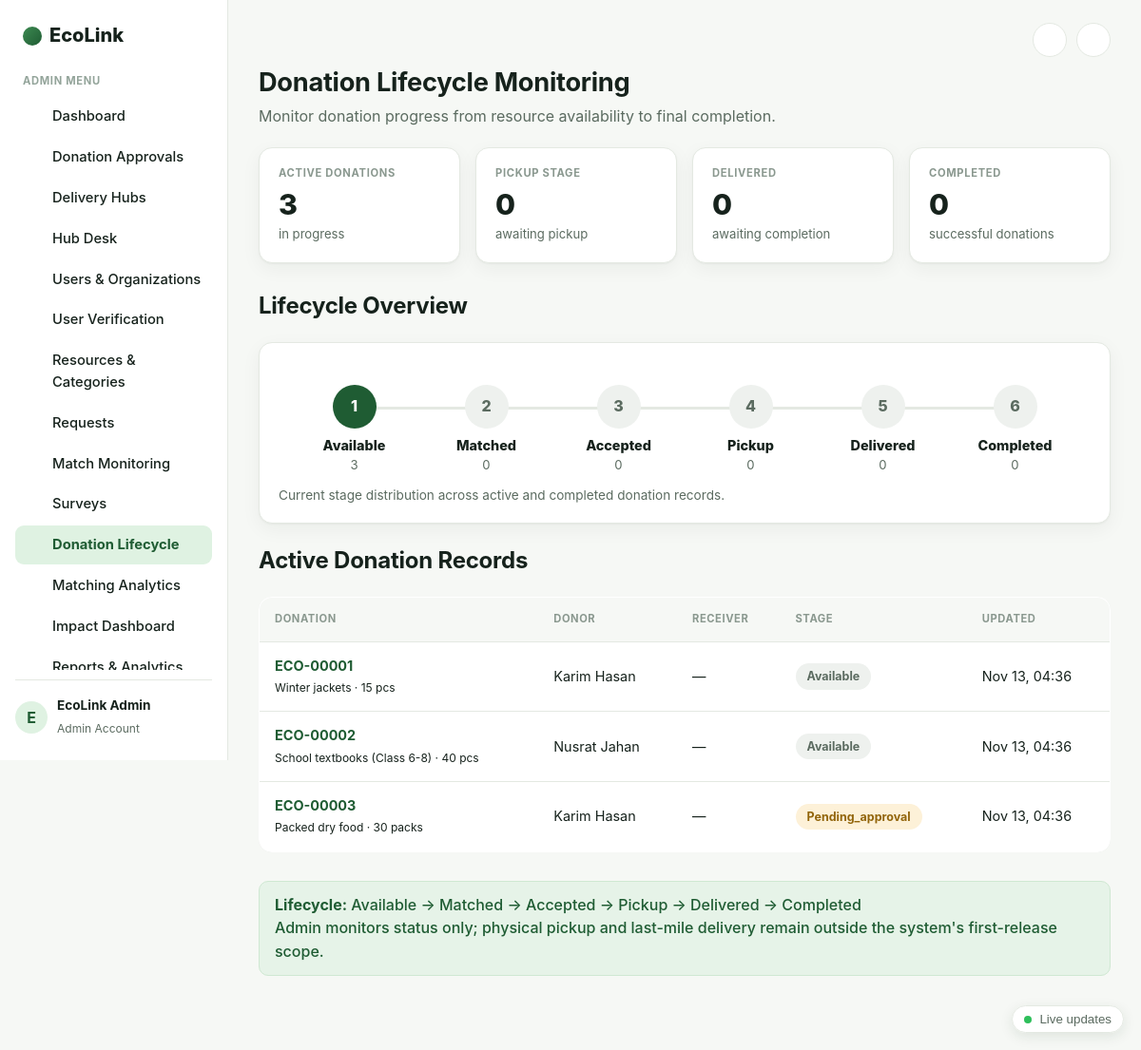
Screenshot of /admin/donations.php (signed in) with the database file from the repository.
### tables this page shows
CREATE TABLE IF NOT EXISTS donations (
    donation_id         INT AUTO_INCREMENT PRIMARY KEY,
    donor_id            INT NOT NULL,
    category_id         INT NOT NULL,
    title               VARCHAR(200) NOT NULL,
    description         TEXT NULL,
    quantity            INT NOT NULL DEFAULT 1,
    unit                VARCHAR(30) NOT NULL DEFAULT 'pcs',
    condition_grade     ENUM('new','like_new','good','fair') NOT NULL DEFAULT 'good',
    pickup_address      VARCHAR(255) NOT NULL,
    latitude            DOUBLE NULL,
    longitude           DOUBLE NULL,
    expiry_datetime     DATETIME NULL,
    image_path          VARCHAR(255) NULL,
    status              ENUM('pending_approval','available','matched','accepted','pickup','delivered','completed','cancelled','rejected')
                        NOT NULL DEFAULT 'pending_approval',
    matched_receiver_id INT NULL,
    matched_score       DECIMAL(6,2) NULL,
    approved_by         INT NULL,
    approved_at         DATETIME NULL,
    rejection_reason    VARCHAR(255) NULL,
    created_at          TIMESTAMP NOT NULL DEFAULT CURRENT_TIMESTAMP,
    updated_at          TIMESTAMP NOT NULL DEFAULT CURRENT_TIMESTAMP ON UPDATE CURRENT_TIMESTAMP,
    INDEX idx_don_status (status),
    INDEX idx_don_donor (donor_id),
    INDEX idx_don_receiver (matched_receiver_id),
    INDEX idx_don_cat (category_id),
    CONSTRAINT fk_don_donor FOREIGN KEY (donor_id) REFERENCES users(user_id) ON DELETE CASCADE,
    CONSTRAINT fk_don_cat   FOREIGN KEY (category_id) REFERENCES resource_categories(category_id)
);

CREATE TABLE IF NOT EXISTS users (
    user_id             INT AUTO_INCREMENT PRIMARY KEY,
    full_name           VARCHAR(120) NOT NULL,
    email               VARCHAR(190) NOT NULL,
    phone               VARCHAR(40)  NOT NULL DEFAULT '',
    password_hash       VARCHAR(255) NOT NULL,
    role                ENUM('donor','receiver','admin','hub') NOT NULL,
    organization_name   VARCHAR(160) NULL,
    address             VARCHAR(255) NULL,
    pickup_area         VARCHAR(160) NULL,
    latitude            DOUBLE NULL,
    longitude           DOUBLE NULL,
    capacity_score      TINYINT NOT NULL DEFAULT 5,               
    is_verified         TINYINT(1) NOT NULL DEFAULT 0,
    verification_status ENUM('pending','verified','rejected') NOT NULL DEFAULT 'pending',
    email_verified      TINYINT(1) NOT NULL DEFAULT 0,
    status              ENUM('active','suspended') NOT NULL DEFAULT 'active',
    preferred_categories VARCHAR(255) NULL,                       
    typical_quantity    INT NULL,
    preferred_condition ENUM('any','new','like_new','good','fair') NOT NULL DEFAULT 'any',
    recurring_needs     VARCHAR(255) NULL,
    need_description    TEXT NULL,
    notify_matching     TINYINT(1) NOT NULL DEFAULT 1,
    notify_lifecycle    TINYINT(1) NOT NULL DEFAULT 1,
    notify_reminders    TINYINT(1) NOT NULL DEFAULT 1,
    created_at          TIMESTAMP NOT NULL DEFAULT CURRENT_TIMESTAMP,
    UNIQUE KEY uq_users_email (email),
    INDEX idx_users_role (role, status)
);

### includes/media.php (called while the page is built, shortened)
<?php
function donationUrl(int $donationId): string
{
    return BASE_URL . '/donation_view.php?id=' . $donationId;
}

### config/app.php (called while the page is built, shortened)
<?php
function e(string $str): string {
    return htmlspecialchars($str, ENT_QUOTES, 'UTF-8');
}

### admin/donations.php (the view, shortened to what this page needs)
<?php
require_once __DIR__ . '/../config/app.php';
require_once __DIR__ . '/../includes/media.php';
$db = getDB();
$stageCounts = $db->query("SELECT status, COUNT(*) c FROM donations GROUP BY status")->fetchAll();
$stages = array_fill_keys(['pending_approval','rejected','available','matched','accepted','pickup','delivered','completed','cancelled'], 0);
foreach ($stageCounts as $row) $stages[$row['status']] = (int)$row['c'];
$active = $db->query(
    "SELECT d.*, donor.full_name AS donor_name, recv.full_name AS receiver_name, recv.organization_name
     FROM donations d
     JOIN users donor ON donor.user_id = d.donor_id
     LEFT JOIN users recv ON recv.user_id = d.matched_receiver_id
     WHERE d.status NOT IN ('completed','cancelled','rejected')
     ORDER BY d.updated_at DESC LIMIT 20"
)->fetchAll();
$inProgress = $stages['pending_approval'] + $stages['available'] + $stages['matched'] + $stages['accepted'] + $stages['pickup'] + $stages['delivered'];
require_once __DIR__ . '/../includes/header.php';
?>
<h1>Donation Lifecycle Monitoring</h1>
<p>Monitor donation progress from resource availability to final completion.</p>
<section class="cards-row">
    <div class="mini-card"><span class="eyebrow">Active Donations</span><strong><?= $inProgress ?></strong><span>in progress</span></div>
    <div class="mini-card"><span class="eyebrow">Pickup Stage</span><strong><?= $stages['pickup'] ?></strong><span>awaiting pickup</span></div>
    <div class="mini-card"><span class="eyebrow">Delivered</span><strong><?= $stages['delivered'] ?></strong><span>awaiting completion</span></div>
    <div class="mini-card"><span class="eyebrow">Completed</span><strong><?= $stages['completed'] ?></strong><span>successful donations</span></div>
</section>
<h2>Lifecycle Overview</h2>
<div class="mini-card">
    <div class="stage-flow">
        <?php
        $flow = [
            1 => ['Available', $stages['available'] + $stages['pending_approval']],
            2 => ['Matched',   $stages['matched']],
            3 => ['Accepted',  $stages['accepted']],
            4 => ['Pickup',    $stages['pickup']],
            5 => ['Delivered', $stages['delivered']],
            6 => ['Completed', $stages['completed']],
        ];
        foreach ($flow as $num => $pair):
            [$label, $count] = $pair;
            $cls = $count > 0 ? 'done' : 'pending';
        ?>
            <div class="stage <?= $cls ?>">
                <div class="bar"></div>
                <div class="num"><?= $num ?></div>
                <strong><?= $label ?></strong>
                <small><?= $count ?></small>
            </div>
        <?php endforeach; ?>
    </div>
    <p style="color:var(--ink-soft); font-size:0.85rem; margin:0;">Current stage distribution across active and completed donation records.</p>
</div>
<h2>Active Donation Records</h2>
<table class="data-table">
    <thead><tr><th>Donation</th><th>Donor</th><th>Receiver</th><th>Stage</th><th>Updated</th></tr></thead>
    <tbody>
    <?php foreach ($active as $d): ?>
        <tr>
            <td><a href="<?= donationUrl((int)$d['donation_id']) ?>"><strong>ECO-<?= str_pad((string)$d['donation_id'], 5, '0', STR_PAD_LEFT) ?></strong></a><br><small><?= e($d['title']) ?> · <?= (int)$d['quantity'] ?> <?= e($d['unit']) ?></small></td>
            <td><?= e($d['donor_name']) ?></td>
            <td><?= e($d['organization_name'] ?: $d['receiver_name'] ?: '—') ?></td>
            <td><span class="badge badge-<?= e($d['status']) ?>"><?= e(ucfirst($d['status'])) ?></span></td>
            <td><?= e(date('M d, H:i', strtotime($d['updated_at']))) ?></td>
        </tr>
    <?php endforeach; ?>
    </tbody>
</table>
<div class="alert" style="background:var(--mint); border:1px solid var(--mint-line); color:var(--forest-2);">
    <strong>Lifecycle:</strong> Available → Matched → Accepted → Pickup → Delivered → Completed<br>
    Admin monitors status only; physical pickup and last-mile delivery remain outside the system's first-release scope.
</div>
<?php require_once __DIR__ . '/../includes/footer.php'; ?>

### assets/css/style.css (style rules this page uses)
:root { --ink: #16221c; --ink-soft: #5b6b60; --line: #e4e9e2; --bg: #f6f8f5; --card: #ffffff; --mint: #e6f3e8; --mint-line: #cfe8d2; --forest: #14361f; --forest-2: #1f5c33; --green: #2f7a45; --green-light: #dff2e2; --amber-bg: #fdf1d8; --amber-text: #92650b; --blue-bg: #e2edfb; --blue-text: #1f5aa8; --purple-bg: #f0e6fb; --purple-text: #6b3fa0; --teal-bg: #dcf3ee; --teal-text: #147865; --gray-bg: #eef1ee; --gray-text: #5b6b60; --red-bg: #fbe3e1; --red-text: #a13327; --radius: 14px; --radius-sm: 10px; --shadow: 0 1px 2px rgba(20,30,20,0.04), 0 6px 20px rgba(20,30,20,0.05); }
* { box-sizing: border-box; }
body { margin: 0; font-family: -apple-system, BlinkMacSystemFont, 'Segoe UI', Inter, Roboto, Arial, sans-serif; color: var(--ink); background: var(--bg); line-height: 1.55; -webkit-font-smoothing: antialiased; }
a { color: var(--forest-2); text-decoration: none; }
h1, h2, h3 { color: var(--ink); letter-spacing: -0.01em; }
main.app-main > h1:first-of-type, .app-main h1 { font-size: 1.7rem; margin: 4px 0 2px; }
.app-main > p:first-of-type, .page-subtitle { color: var(--ink-soft); margin: 0 0 20px; }
.alert { padding: 12px 16px; border-radius: var(--radius-sm); margin: 0 0 18px; font-weight: 500; }
.cards-row { display: grid; grid-template-columns: repeat(auto-fit, minmax(180px, 1fr)); gap: 16px; margin: 0 0 26px; }
.mini-card { background: var(--card); border: 1px solid var(--line); border-radius: var(--radius); box-shadow: var(--shadow); padding: 18px 20px; }
.mini-card .eyebrow, .mini-card > span:first-child { text-transform: uppercase; font-size: 0.7rem; letter-spacing: 0.06em; color: #8a988f; font-weight: 700; display: block; margin-bottom: 8px; }
.mini-card strong { display: block; font-size: 1.9rem; font-weight: 800; line-height: 1.1; }
.mini-card span:last-child, .mini-card small { color: var(--ink-soft); font-size: 0.82rem; }
.data-table { width: 100%; border-collapse: collapse; background: var(--card); border: 1px solid var(--line); border-radius: var(--radius); overflow: hidden; box-shadow: var(--shadow); margin-bottom: 30px; }
.data-table th, .data-table td { padding: 14px 16px; text-align: left; border-bottom: 1px solid var(--line); font-size: 0.9rem; }
.data-table th { background: var(--bg); color: #8a988f; text-transform: uppercase; font-size: 0.7rem; letter-spacing: 0.05em; font-weight: 700; }
.data-table tr:last-child td { border-bottom: none; }
.badge { padding: 4px 12px; border-radius: 999px; font-size: 0.78rem; font-weight: 700; display: inline-block; }
.badge-pending_approval { background: var(--amber-bg); color: var(--amber-text); }
.badge-available { background: var(--gray-bg); color: var(--gray-text); }
.stage-flow { display: flex; align-items: flex-start; padding: 26px 10px 10px; }
.stage-flow .stage { flex: 1; text-align: center; position: relative; }
.stage-flow .stage .num { width: 46px; height: 46px; border-radius: 50%; background: var(--gray-bg); color: var(--gray-text); display: flex; align-items: center; justify-content: center; font-weight: 800; margin: 0 auto 10px; position: relative; z-index: 1; }
.stage-flow .stage.done .num { background: var(--forest-2); color: #fff; }
.stage-flow .stage .bar { position: absolute; top: 23px; left: -50%; width: 100%; height: 3px; background: var(--line); z-index: 0; }
.stage-flow .stage strong { display: block; font-size: 0.9rem; }
.stage-flow .stage small { color: var(--ink-soft); }
.app-main h1, .app-main h2, .app-main h3 { overflow-wrap: anywhere; }
.table-scroll > .data-table { margin-bottom: 0; min-width: 640px; }

### rows the page displays
donations: donation_id "00001", title "Winter jackets", quantity "15", unit "pcs", donor.full_name "Karim Hasan", receiver_name "—", status "Available", updated_at "Nov 13, 04:36"
donations: donation_id "00002", title "School textbooks (Class 6-8)", quantity "40", unit "pcs", donor.full_name "Nusrat Jahan", receiver_name "—", status "Available", updated_at "Nov 13, 04:36"
donations: donation_id "00003", title "Packed dry food", quantity "30", unit "packs", donor.full_name "Karim Hasan", receiver_name "—", status "Pending_approval", updated_at "Nov 13, 04:36"

### other values shown
$menu['label'] "ADMIN MENU"
$item['label'] "Dashboard"
$item['label'] "Donation Approvals"
$item['label'] "Delivery Hubs"
$item['label'] "Hub Desk"
$item['label'] "Users & Organizations"
$item['label'] "User Verification"
$item['label'] "Resources & Categories"
$item['label'] "Requests"
$item['label'] "Match Monitoring"
$item['label'] "Surveys"
$item['label'] "Donation Lifecycle"
$item['label'] "Matching Analytics"
$item['label'] "Impact Dashboard"
substr($_SESSION['full_name'] ?? 'U', 0, 1) "E"
